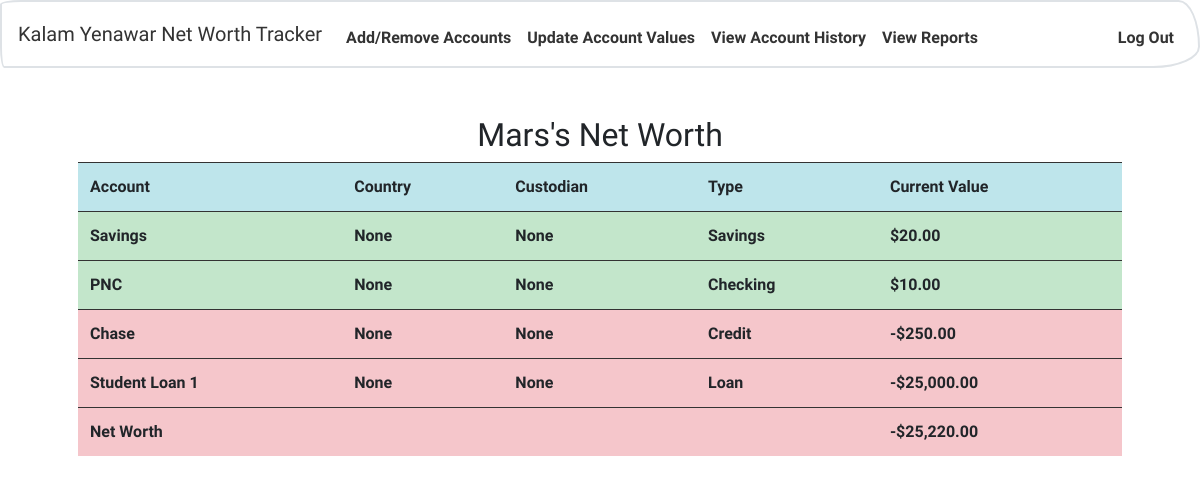
The app's page / (signed in) with its own data.
### tables this page shows
CREATE TABLE 'users' ('id' INTEGER PRIMARY KEY AUTOINCREMENT NOT NULL, 'username' TEXT NOT NULL, 'hash' TEXT NOT NULL, 'realname' varchar(20));

CREATE TABLE 'accounts' ('id' integer PRIMARY KEY AUTOINCREMENT NOT NULL, 'name' varchar(20) NOT NULL, 'userid' integer NOT NULL, 'value' real, 'type' varchar(20) NOT NULL, custodian varchar(255), country varchar(255));

### application.py (the view)
@app.route("/")
@login_required
def index():
    user_id = session['user_id']
    accounts = db.execute("SELECT * FROM accounts WHERE userid = :user_id ORDER BY value DESC", user_id=user_id)
    user = db.execute("SELECT * FROM users WHERE id = :user_id", user_id=user_id)
    total = 0
    for row in accounts:
        total += row['value']
    return render_template("index.html", accounts=accounts, user=user, total=total)

### application.py (called while the page is built)
@app.after_request
def after_request(response):
    response.headers["Cache-Control"] = "no-cache, no-store, must-revalidate"
    response.headers["Expires"] = 0
    response.headers["Pragma"] = "no-cache"
    return response

### helpers.py (called while the page is built)
def login_required(f):
    @wraps(f)
    def decorated_function(*args, **kwargs):
        if session.get("user_id") is None:
            return redirect("/login")
        return f(*args, **kwargs)
    return decorated_function

### templates/index.html (shortened to what this page needs)
{% extends "layout.html" %}
{% block main %}
    {% if user[0]['realname'] == NULL %}
        <h2>{{ user[0]['username'] }}'s Net Worth</h2>
    {% else %}
        <h2>{{ user[0]['realname'] }}'s Net Worth</h2>
    {% endif %}
    <table class="table table-hover">
        <tr class="table-info">
            <th>Account</th>
            <th>Country</th>
            <th>Custodian</th>
            <th>Type</th>
            <th>Current Value</th>
        </tr>
        {% for row in accounts %}
        {% if row['value'] < 0 %}
        <tr class="table-danger">
        {% else %}
        <tr class="table-success">
        {% endif %}
            <td>{{ row['name'] }}</td>
            <td>{{ row['country'] }}</td>
            <td>{{ row['custodian'] }}</td>
            <td>{{ row['type'] }}</td>
            {% if row['value'] < 0 %}
            <td>-${{ "{:,.2f}".format(row['value'] * -1) }}</td>
            {% else %}
            <td>${{ "{:,.2f}".format(row['value']) }}</td>
            {% endif %}
        </tr>
        {% endfor %}
        {% if total > 0 %}
        <tr class="table-success">
            <td>Net Worth</td>
            <td></td>
            <td></td>
            <td></td>
            <td>${{ total }}</td>
        </tr>
        {% else %}
        <tr class="table-danger">
            <td>Net Worth</td>
            <td></td>
            <td></td>
            <td></td>
            <td>-${{ "{:,.2f}".format(total * -1)}}</td>
        </tr>
        {% endif %}
    </table>
{% endblock %}

### records on screen
users: realname "Mars"
accounts: name "Savings", country "None", custodian "None", type "Savings", value "20.00"
accounts: name "PNC", country "None", custodian "None", type "Checking", value "10.00"
accounts: name "Chase", country "None", custodian "None", type "Credit", value "250.00"
accounts: name "Student Loan 1", country "None", custodian "None", type "Loan", value "25,000.00"

### other values on screen
{{ "{:,.2f}".format(total * -1) }} "25,220.00"
